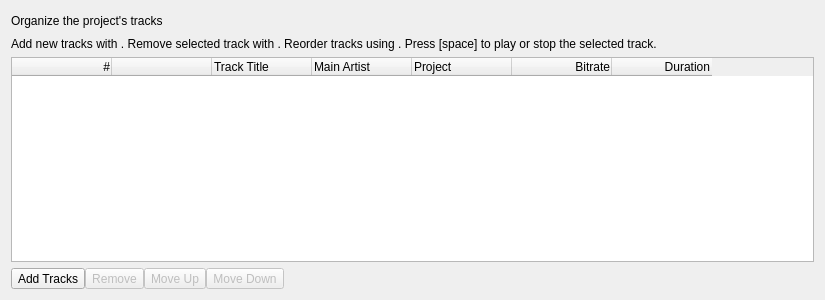
<?xml version="1.0" encoding="UTF-8"?>
<ui version="4.0">
 <class>track_list_tab</class>
 <widget class="QWidget" name="track_list_tab">
  <property name="geometry">
   <rect>
    <x>0</x>
    <y>0</y>
    <width>825</width>
    <height>300</height>
   </rect>
  </property>
  <layout class="QVBoxLayout" name="verticalLayout">
   <item>
    <widget class="QWidget" name="_title_container" native="true">
     <layout class="QHBoxLayout" name="horizontalLayout">
      <property name="leftMargin">
       <number>0</number>
      </property>
      <property name="topMargin">
       <number>0</number>
      </property>
      <property name="rightMargin">
       <number>0</number>
      </property>
      <property name="bottomMargin">
       <number>0</number>
      </property>
      <item>
       <widget class="QLabel" name="_title">
        <property name="text">
         <string>Organize the project's tracks</string>
        </property>
       </widget>
      </item>
      <item>
       <spacer name="horizontalSpacer">
        <property name="orientation">
         <enum>Qt::Horizontal</enum>
        </property>
        <property name="sizeHint" stdset="0">
         <size>
          <width>40</width>
          <height>20</height>
         </size>
        </property>
       </spacer>
      </item>
     </layout>
    </widget>
   </item>
   <item>
    <widget class="QLabel" name="_help">
     <property name="styleSheet">
      <string notr="true">
                            QLabel[style=QWindowsVistaStyle] {
                            font-size: 7pt;
                            }

                            QLabel[style=QMacStyle] {
                            font-size: 11pt;
                            }
                        </string>
     </property>
     <property name="text">
      <string>&lt;html&gt;&lt;head/&gt;&lt;body&gt;&lt;p&gt;Add new tracks with &lt;img src=&quot;:/tooltips/add&quot;/&gt;. Remove selected track with &lt;img src=&quot;:/tooltips/remove&quot;/&gt;. Reorder tracks using &lt;img src=&quot;:/tooltips/reorder&quot;/&gt;. Press [space] to play or stop the selected track.&lt;/p&gt;&lt;/body&gt;&lt;/html&gt;</string>
     </property>
    </widget>
   </item>
   <item>
    <widget class="QTableWidget" name="_track_table">
     <property name="contextMenuPolicy">
      <enum>Qt::CustomContextMenu</enum>
     </property>
     <property name="styleSheet">
      <string notr="true">QTableView[style=QMacStyle] {
                            alternate-background-color: #F2F2F2;
                            }

                            QToolTip {
                            padding: 2px;
                            background-color: palette(alternate-base);
                            }
                        </string>
     </property>
     <property name="editTriggers">
      <set>QAbstractItemView::NoEditTriggers</set>
     </property>
     <property name="alternatingRowColors">
      <bool>true</bool>
     </property>
     <property name="selectionMode">
      <enum>QAbstractItemView::SingleSelection</enum>
     </property>
     <property name="selectionBehavior">
      <enum>QAbstractItemView::SelectRows</enum>
     </property>
     <property name="horizontalScrollMode">
      <enum>QAbstractItemView::ScrollPerItem</enum>
     </property>
     <property name="showGrid">
      <bool>false</bool>
     </property>
     <property name="columnCount">
      <number>7</number>
     </property>
     <attribute name="verticalHeaderDefaultSectionSize">
      <number>30</number>
     </attribute>
     <attribute name="verticalHeaderMinimumSectionSize">
      <number>30</number>
     </attribute>
     <column>
      <property name="text">
       <string>#</string>
      </property>
      <property name="textAlignment">
       <set>AlignTrailing|AlignVCenter</set>
      </property>
     </column>
     <column>
      <property name="text">
       <string/>
      </property>
      <property name="textAlignment">
       <set>AlignCenter</set>
      </property>
     </column>
     <column>
      <property name="text">
       <string>Track Title</string>
      </property>
      <property name="textAlignment">
       <set>AlignLeading|AlignVCenter</set>
      </property>
     </column>
     <column>
      <property name="text">
       <string>Main Artist</string>
      </property>
      <property name="textAlignment">
       <set>AlignLeading|AlignVCenter</set>
      </property>
     </column>
     <column>
      <property name="text">
       <string>Project</string>
      </property>
      <property name="textAlignment">
       <set>AlignLeading|AlignVCenter</set>
      </property>
     </column>
     <column>
      <property name="text">
       <string>Bitrate</string>
      </property>
      <property name="textAlignment">
       <set>AlignTrailing|AlignVCenter</set>
      </property>
     </column>
     <column>
      <property name="text">
       <string>Duration</string>
      </property>
      <property name="textAlignment">
       <set>AlignTrailing|AlignVCenter</set>
      </property>
     </column>
    </widget>
   </item>
   <item>
    <layout class="QHBoxLayout" name="_buttons_container">
     <property name="spacing">
      <number>0</number>
     </property>
     <property name="sizeConstraint">
      <enum>QLayout::SetDefaultConstraint</enum>
     </property>
     <item>
      <widget class="QToolButton" name="_add_tracks_button">
       <property name="toolTip">
        <string>Add new tracks</string>
       </property>
       <property name="styleSheet">
        <string notr="true">QToolButton[style=QMacStyle] {
    margin: 0 -1px 0 0;
    min-height: 22px;
    min-width: 22px;
}

QToolTip[style=QMacStyle] {
    padding: 2px;
    background-color: palette(midlight);
}
                                </string>
       </property>
       <property name="text">
        <string>Add Tracks</string>
       </property>
       <property name="icon">
        <iconset resource="../resources.qrc">
         <normaloff>:/icons/add</normaloff>:/icons/add</iconset>
       </property>
      </widget>
     </item>
     <item>
      <widget class="QToolButton" name="_remove_track_button">
       <property name="enabled">
        <bool>false</bool>
       </property>
       <property name="toolTip">
        <string>Remove selected track</string>
       </property>
       <property name="styleSheet">
        <string notr="true">QToolButton[style=QMacStyle] {
                                    margin: 0 -1px 0 0;
                                    min-height: 22px;
                                    min-width: 22px;
                                    }

QToolTip[style=QMacStyle] {
    padding: 2px;
    background-color: palette(midlight);
}

                                </string>
       </property>
       <property name="text">
        <string>Remove</string>
       </property>
       <property name="icon">
        <iconset resource="../resources.qrc">
         <normaloff>:/icons/remove</normaloff>:/icons/remove</iconset>
       </property>
      </widget>
     </item>
     <item>
      <widget class="QToolButton" name="_move_track_up_button">
       <property name="enabled">
        <bool>false</bool>
       </property>
       <property name="toolTip">
        <string>Move selected track up</string>
       </property>
       <property name="styleSheet">
        <string notr="true">QToolButton[style=QMacStyle] {
                                    margin: 0 -1px 0 0;
                                    min-height: 22px;
                                    min-width: 22px;
                                    }

QToolTip[style=QMacStyle] {
    padding: 2px;
    background-color: palette(midlight);
}

                                </string>
       </property>
       <property name="text">
        <string>Move Up</string>
       </property>
       <property name="icon">
        <iconset resource="../resources.qrc">
         <normaloff>:/icons/move-up</normaloff>:/icons/move-up</iconset>
       </property>
      </widget>
     </item>
     <item>
      <widget class="QToolButton" name="_move_track_down_button">
       <property name="enabled">
        <bool>false</bool>
       </property>
       <property name="toolTip">
        <string>Move selected track down</string>
       </property>
       <property name="styleSheet">
        <string notr="true">QToolButton[style=QMacStyle] {
         margin: 0;
         min-height: 22px;
         min-width: 22px;
         }
        
QToolTip[style=QMacStyle] {
    padding: 2px;
    background-color: palette(midlight);
}
</string>
       </property>
       <property name="text">
        <string>Move Down</string>
       </property>
       <property name="icon">
        <iconset resource="../resources.qrc">
         <normaloff>:/icons/move-down</normaloff>:/icons/move-down</iconset>
       </property>
      </widget>
     </item>
     <item>
      <spacer name="horizontalSpacer_2">
       <property name="orientation">
        <enum>Qt::Horizontal</enum>
       </property>
       <property name="sizeHint" stdset="0">
        <size>
         <width>40</width>
         <height>20</height>
        </size>
       </property>
      </spacer>
     </item>
    </layout>
   </item>
  </layout>
  <action name="_remove_action">
   <property name="enabled">
    <bool>false</bool>
   </property>
   <property name="text">
    <string>Remove</string>
   </property>
   <property name="toolTip">
    <string>Remove</string>
   </property>
   <property name="shortcutContext">
    <enum>Qt::WidgetWithChildrenShortcut</enum>
   </property>
  </action>
  <action name="_play_action">
   <property name="enabled">
    <bool>false</bool>
   </property>
   <property name="text">
    <string>Play</string>
   </property>
   <property name="shortcut">
    <string>Space</string>
   </property>
   <property name="shortcutContext">
    <enum>Qt::WidgetWithChildrenShortcut</enum>
   </property>
  </action>
  <action name="_stop_action">
   <property name="enabled">
    <bool>false</bool>
   </property>
   <property name="text">
    <string>Stop</string>
   </property>
   <property name="shortcut">
    <string>Space</string>
   </property>
   <property name="shortcutContext">
    <enum>Qt::WidgetWithChildrenShortcut</enum>
   </property>
   <property name="visible">
    <bool>false</bool>
   </property>
  </action>
  <action name="_move_up_action">
   <property name="enabled">
    <bool>false</bool>
   </property>
   <property name="text">
    <string>Move Up</string>
   </property>
   <property name="shortcutContext">
    <enum>Qt::WidgetShortcut</enum>
   </property>
  </action>
  <action name="_move_down_action">
   <property name="enabled">
    <bool>false</bool>
   </property>
   <property name="text">
    <string>Move Down</string>
   </property>
  </action>
 </widget>
 <resources>
  <include location="../resources.qrc"/>
 </resources>
 <connections>
  <connection>
   <sender>_remove_track_button</sender>
   <signal>clicked()</signal>
   <receiver>_remove_action</receiver>
   <slot>trigger()</slot>
   <hints>
    <hint type="sourcelabel">
     <x>51</x>
     <y>274</y>
    </hint>
    <hint type="destinationlabel">
     <x>-1</x>
     <y>-1</y>
    </hint>
   </hints>
  </connection>
  <connection>
   <sender>_move_track_up_button</sender>
   <signal>clicked()</signal>
   <receiver>_move_up_action</receiver>
   <slot>trigger()</slot>
   <hints>
    <hint type="sourcelabel">
     <x>77</x>
     <y>273</y>
    </hint>
    <hint type="destinationlabel">
     <x>-1</x>
     <y>-1</y>
    </hint>
   </hints>
  </connection>
  <connection>
   <sender>_move_track_down_button</sender>
   <signal>clicked()</signal>
   <receiver>_move_down_action</receiver>
   <slot>trigger()</slot>
   <hints>
    <hint type="sourcelabel">
     <x>103</x>
     <y>273</y>
    </hint>
    <hint type="destinationlabel">
     <x>-1</x>
     <y>-1</y>
    </hint>
   </hints>
  </connection>
 </connections>
</ui>
